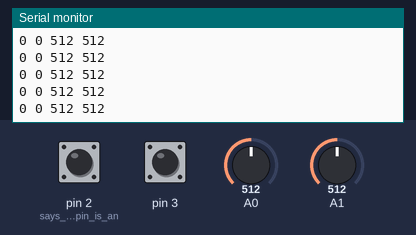
Bench run of a sketch on a simulated Arduino Uno, built with avr-gcc and run on an emulated ATmega328P. Parts: the last lines printed to the serial monitor. The inputs (shaded band) are chosen by the test bench; at power-on: A0 = 512, A1 = 512, pin 2 (says_whether_a_pin_is_an) HIGH, pin 3 HIGH.

Above: at 1.2 s.
1.3 s: A0 set to 988
At 1.9 s:
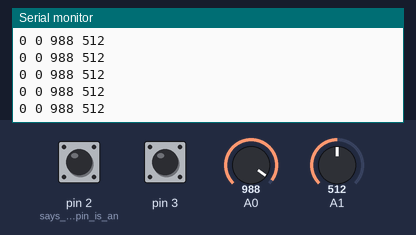
4.3 s: A0 set to 1011
At 5.0 s:
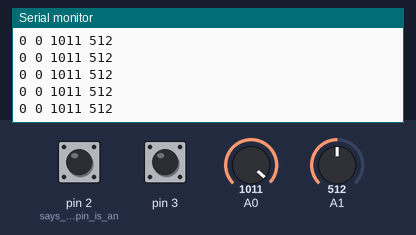
13.5 s: A1 set to 110
At 14.3 s:
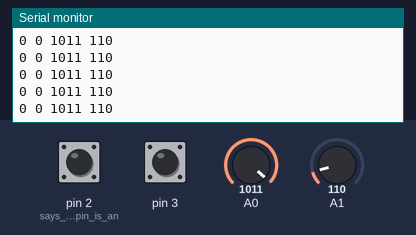
15.0 s: A1 set to 91
At 15.9 s:
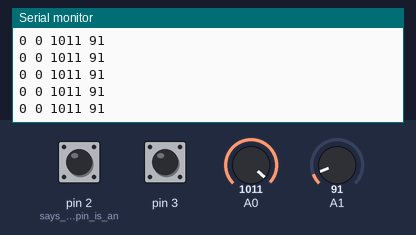
Timing chart, 0 to 17.5 s (numbered marks = the images above; inputs shaded):
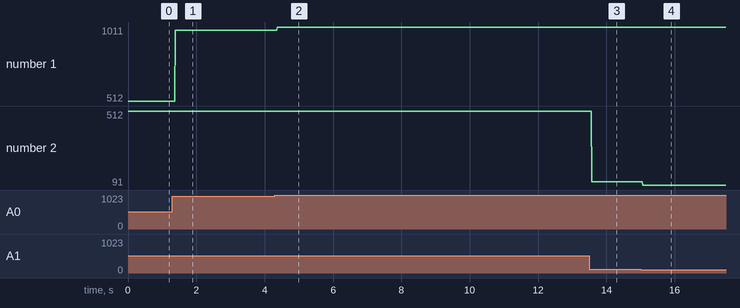

Measured:
- after the input at 1.3 s, the serial monitor: prints a new line after 0.08 s (image 1)
- after the input at 4.3 s, the serial monitor: prints a new line after 0.07 s (image 2)
- after the input at 13.5 s, the serial monitor: prints a new line after 0.07 s (image 3)
- after the input at 15.0 s, the serial monitor: prints a new line after 0.07 s (image 4)
- plotted number 1: 512 → 988 after the input at 1.3 s, 988 → 1011 after the input at 4.3 s
- plotted number 2: 512 → 110 after the input at 13.5 s, 110 → 91 after the input at 15.0 s

The sketch:

03multiplevalues.ino
```cpp
void setup() {
  // put your setup code here, to run once:
  Serial.begin(9600); // opens a serial communication with the host
  pinMode(2, INPUT_PULLUP); // says whether a pin is an INPUT, an OUTPUT, or an INPUT using a PULLUP
  pinMode(3, INPUT_PULLUP);

}

void loop() {
  // put your main code here, to run repeatedly:
  boolean b = !digitalRead(2); // read in the value of pin 2
  boolean t = !digitalRead(3); // read in the value of pin 3
  int k = analogRead(A0); // read in the value of pin A0
  int p = analogRead(A1); // read in the value of pin A1
  Serial.print(b); // send the value of b down the serial line
  Serial.print(" "); // send a space
  Serial.print(t); // send the value of t down the serial line
  Serial.print(" "); // send a space
  Serial.print(k); // send the value of t down the serial line
  Serial.print(" "); // send a space
  Serial.print(p); // send the value of t down the serial line
  Serial.println(); // send a carriage return / line feed
}
```
